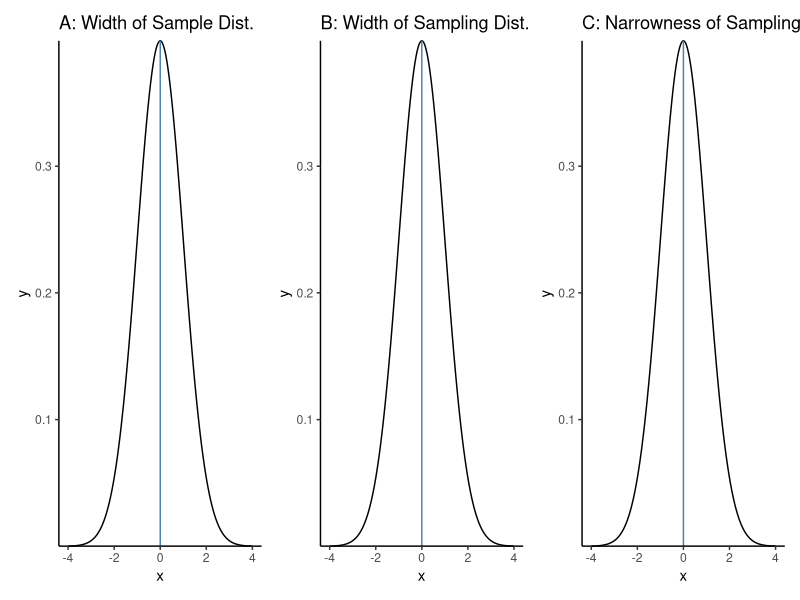
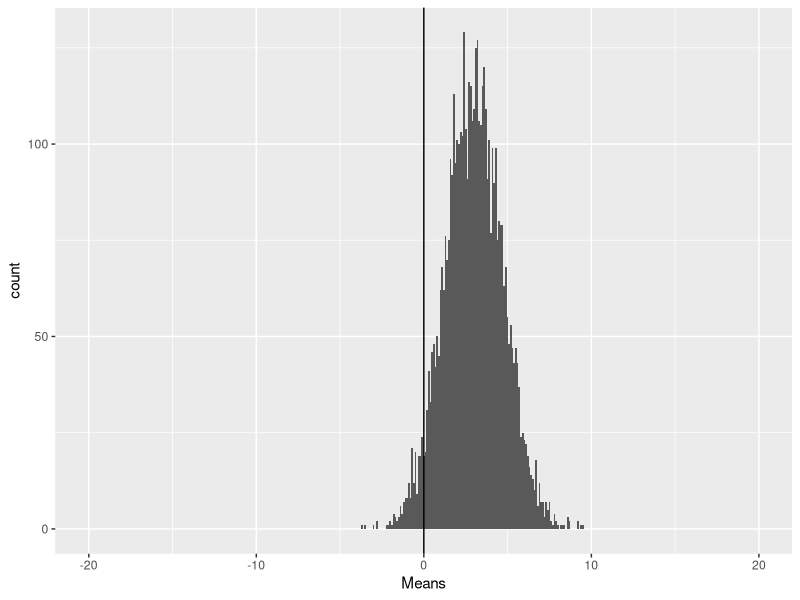
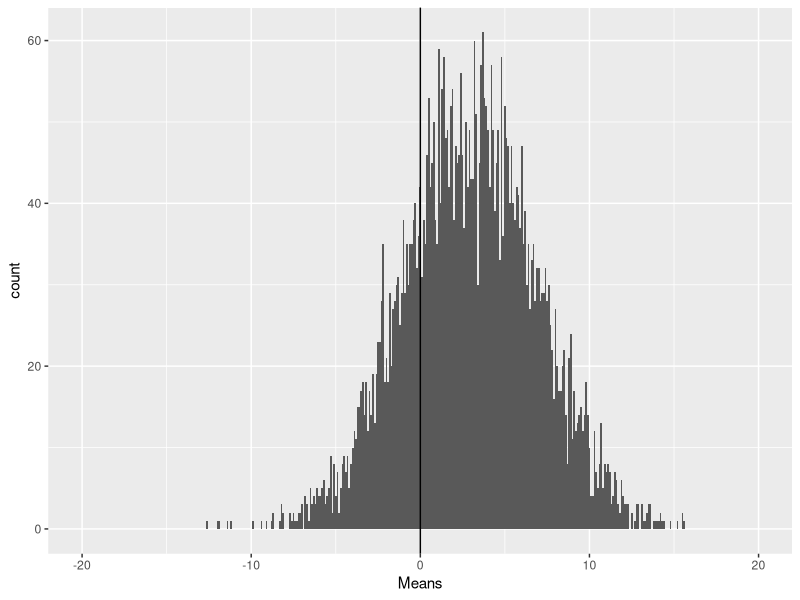
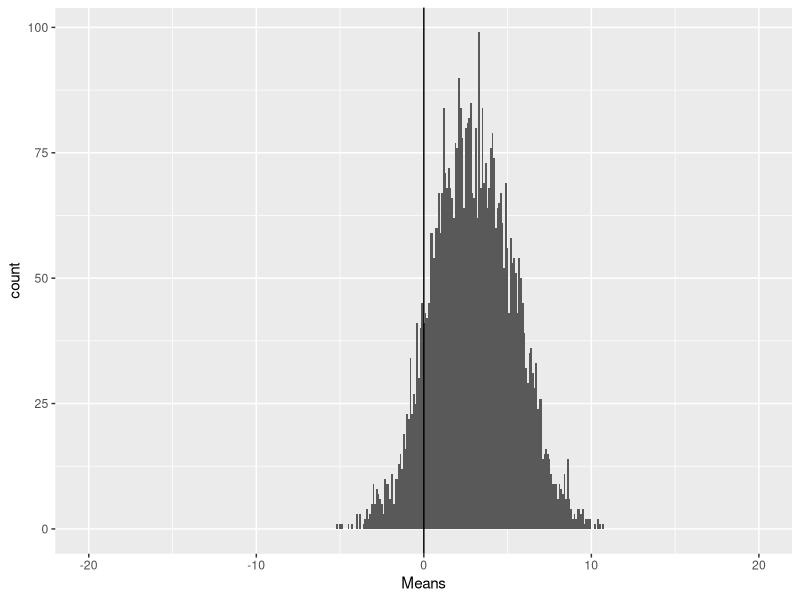
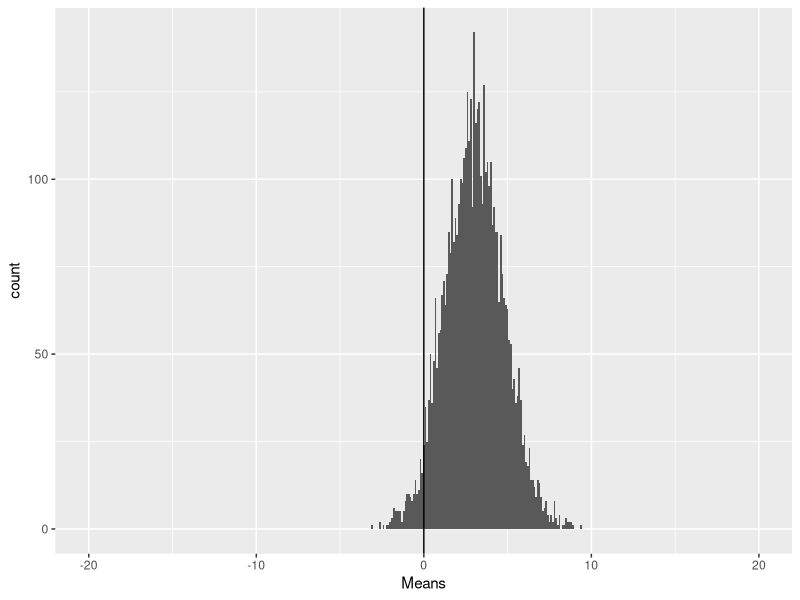
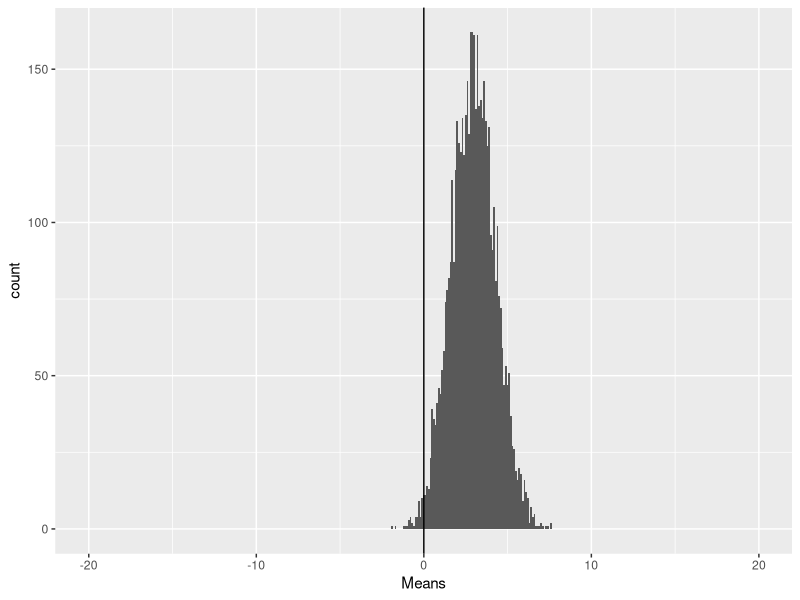
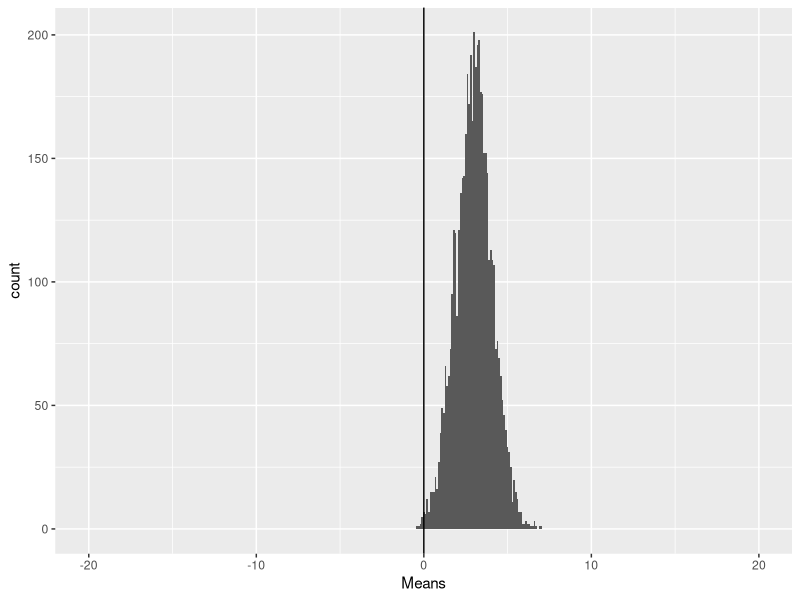
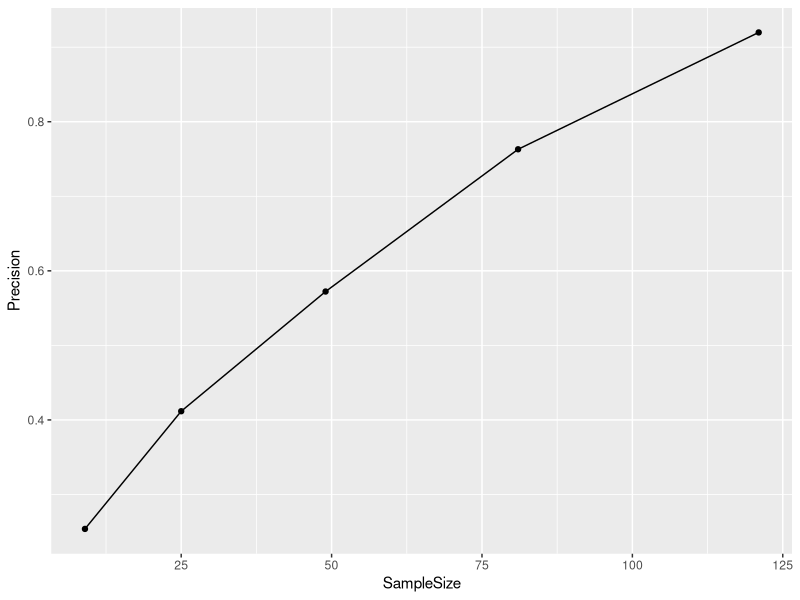

These figures' R source, in order:
## ---- chunk 1
library(tidyverse)
library(ggplot2)
library(patchwork)

## ---- chunk 2

library(tidyverse)
library(ggplot2)
library(patchwork)

df = tibble(x= seq(-4, 4, length.out = 1000), y=dnorm(x=seq(-4, 4, length.out = 1000)))

plot1 <- ggplot(df, aes(x=x, y=y)) + geom_line() + geom_vline(xintercept=0, color="steelblue") + theme_classic() + labs(title="A: Width of Sample Dist.") + scale_y_continuous(expand = c(0, 0))
plot2 <- ggplot(df, aes(x=x, y=y)) + geom_line() + geom_vline(xintercept=0, color="steelblue") + theme_classic() + labs(title="B: Width of Sampling Dist.") + scale_y_continuous(expand = c(0, 0))
plot3 <- ggplot(df, aes(x=x, y=y)) + geom_line() + geom_vline(xintercept=0, color="steelblue") + theme_classic() + labs(title="C: Narrowness of Sampling Dist.") + scale_y_continuous(expand = c(0, 0))

plot1 + plot2 + plot3

## ---- chunk 3

SampleSize <- 49
SD <- 12
Mean <- 3
AllExperiments <- 1:5000
simulated_means <- c()
for (experiment in AllExperiments){
    simulated_data <- rnorm(n = SampleSize, mean = Mean, sd = SD)
    simulated_means[experiment] <- mean(simulated_data)
}
sampling_distribution <- tibble(Means=simulated_means)
summary_table <- sampling_distribution %>%
summarize(SE = sd(Means), Precision = 1/SE)
summary_table
plot <- ggplot(sampling_distribution, aes(x=Means)) +
geom_histogram(binwidth=0.1) + geom_vline(xintercept = 0) + xlim(c(-20,20))
show(plot)

## ---- chunk 4

AllSampleSizes <- c(9, 25, 49, 81, 121)
SD <- 12
AllPrecisions <- c()
for (SampleSize in AllSampleSizes){
    AllExperiments <- 1:5000
simulated_means <- c()
for (experiment in AllExperiments){
    simulated_data <- rnorm(n = SampleSize, mean = Mean, sd = SD)
    simulated_means[experiment] <- mean(simulated_data)
}
sampling_distribution <- tibble(Means=simulated_means)
summary_table <- sampling_distribution %>%
summarize(SE = sd(Means), Precision = 1/SE)
summary_table
plot <- ggplot(sampling_distribution, aes(x=Means)) +
geom_histogram(binwidth=0.1) + geom_vline(xintercept = 0) + xlim(c(-20,20))
show(plot)
    AllPrecisions <- c(AllPrecisions, summary_table$Precision)
}

## ---- chunk 5


precision_v_samplesize <- tibble(
SampleSize=AllSampleSizes,
Precision=AllPrecisions)
ggplot(precision_v_samplesize, aes(x=SampleSize, y=Precision)) +
geom_point() + geom_line()


## ---- chunk 6

SampleSize <- 49
AllSDs <- c(4, 8, 12, 16, 20)
AllPrecisions <- c()
for (SD in AllSDs){
    AllExperiments <- 1:5000
simulated_means <- c()
for (experiment in AllExperiments){
    simulated_data <- rnorm(n = SampleSize, mean = Mean, sd = SD)
    simulated_means[experiment] <- mean(simulated_data)
}
sampling_distribution <- tibble(Means=simulated_means)
summary_table <- sampling_distribution %>%
summarize(SE = sd(Means), Precision = 1/SE)
summary_table
plot <- ggplot(sampling_distribution, aes(x=Means)) +
geom_histogram(binwidth=0.1) + geom_vline(xintercept = 0) + xlim(c(-20,20))
show(plot)
    AllPrecisions <- c(AllPrecisions, summary_table$Precision)
}

## ---- chunk 7


precision_v_sd <- tibble(
SD=AllSDs,
Precision=AllPrecisions)
ggplot(precision_v_sd, aes(x=SD, y=Precision)) +
geom_point() + geom_line()
